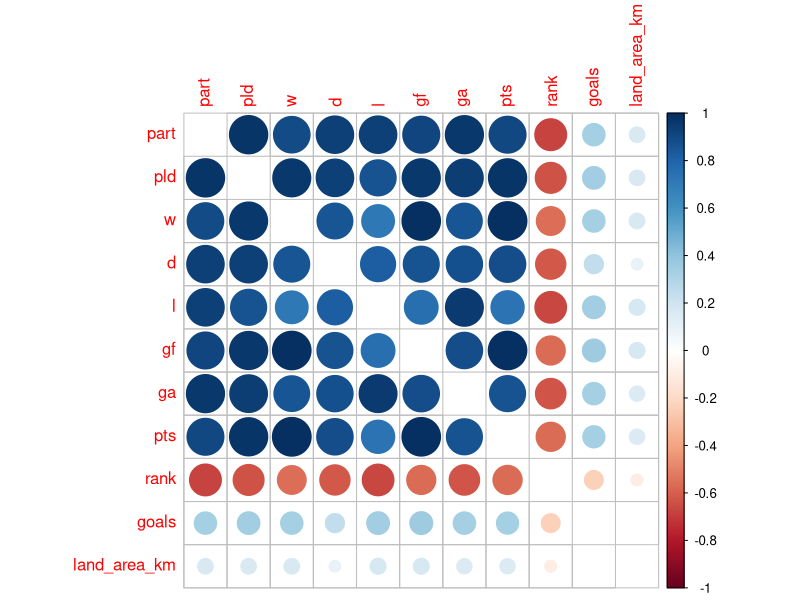
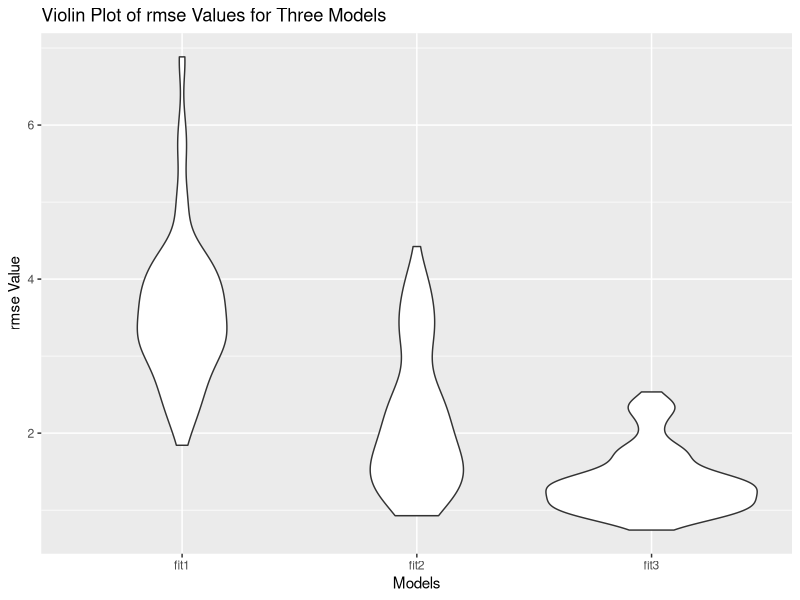

Here is the R script that generated these plots, in order:
## ---- chunk 1
options(scipen = 999)
knitr::opts_chunk$set(
	echo = TRUE,
	warning = FALSE,
	message = FALSE,
	fig.width = 12
)

## load packages
library(tidyverse)
library(corrplot)
library(glmnet)
library(modelr)

## ---- chunk 2
data <- read.csv("./data/12_4_dataset.csv") %>% 
  na.omit() %>% 
  select(-country)
num = data[2:14] %>% 
  select(-gd, -player)
corrplot(cor(num),  diag = FALSE)
## ---- chunk 3
cv_df =
  crossv_mc(data, 100) %>% 
  mutate(
    train = map(train, as_tibble),
    test = map(test, as_tibble))%>% 
  mutate(
    train = map(train, as_tibble),
    test = map(test, as_tibble))%>% 
  mutate(
    fit1  = map(train, ~lm(w ~ pld + d + rank, data = .x)),
    fit2  = map(train, ~lm(w ~ pld + d + rank + gf, data = .x)),
    fit3  = map(train, ~lm(w ~ pld + d + rank + gf + ga, data = .x))) %>% 
  mutate(
    rmse_fit1 = map2_dbl(fit1, test, ~rmse(model = .x, data = .y)),
    rmse_fit2 = map2_dbl(fit2, test, ~rmse(model = .x, data = .y)),
    rmse_fit3 = map2_dbl(fit3, test, ~rmse(model = .x, data = .y)))

cv_df %>% 
  select(starts_with("rmse")) %>% 
  pivot_longer(
    everything(),
    names_to = "model", 
    values_to = "rmse",
    names_prefix = "rmse_") %>% 
  mutate(model = fct_inorder(model)) %>% 
  ggplot(aes(x = model, y = rmse)) + geom_violin()+
  ylab("rmse Value") +
  xlab("Models") +
  labs(title = "Violin Plot of rmse Values for Three Models")

## ---- chunk 4
model1=lm(w~pld + d + rank , data = num)
model2=lm(w~pld + d + rank + gf, data = num)
model3=lm(w~pld + d + rank + gf + ga, data = num)
summary(model1)
summary(model2)
summary(model3)

